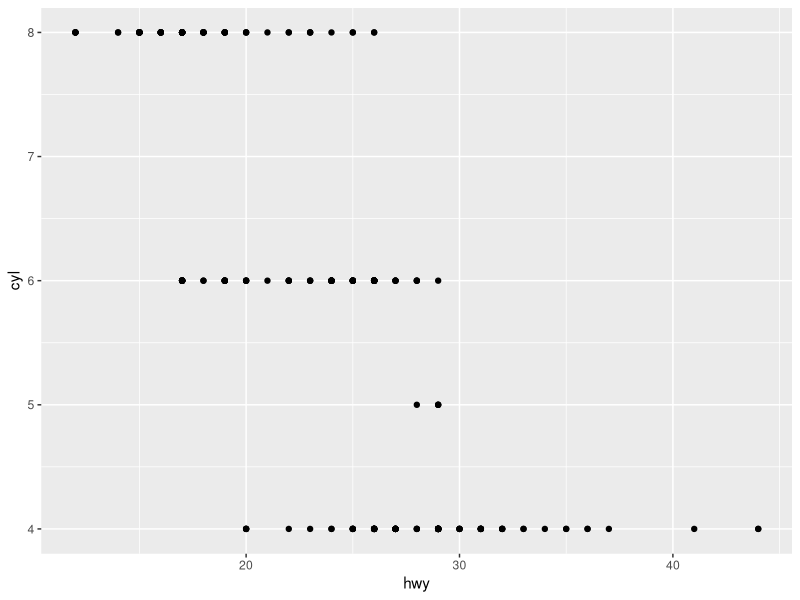
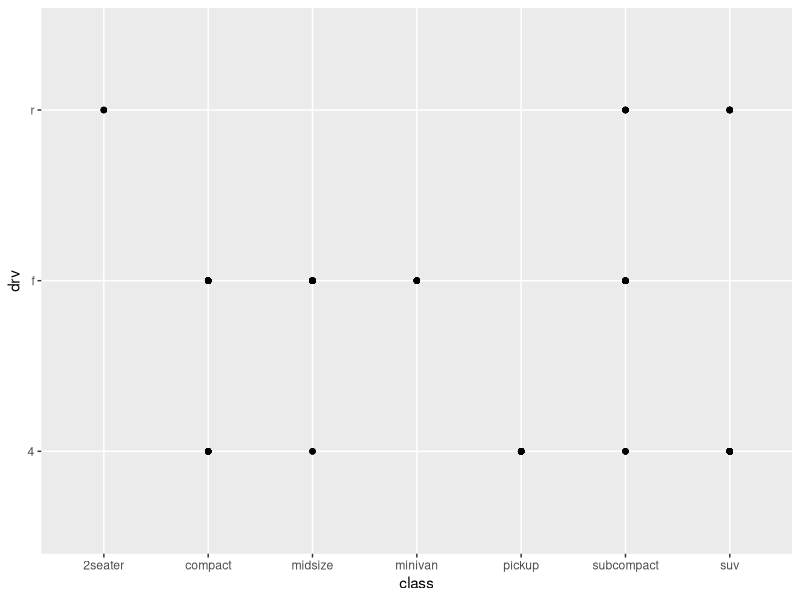
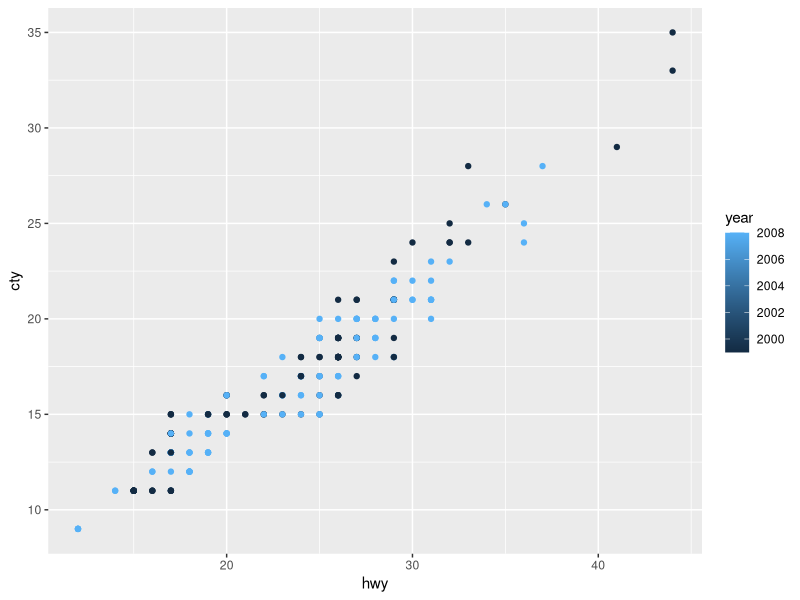
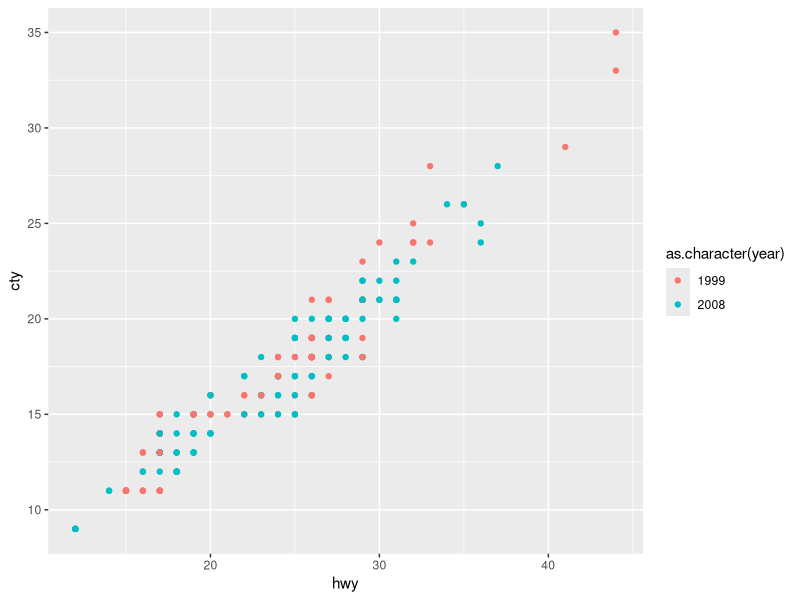
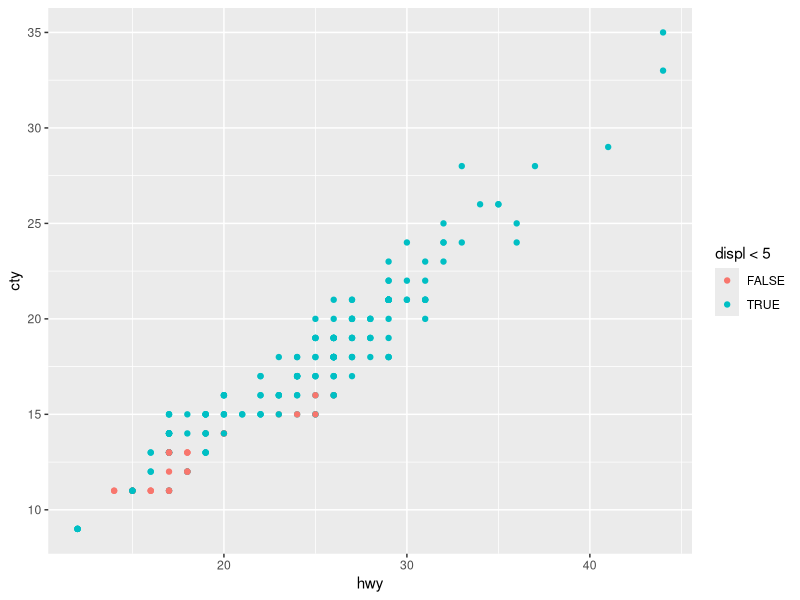
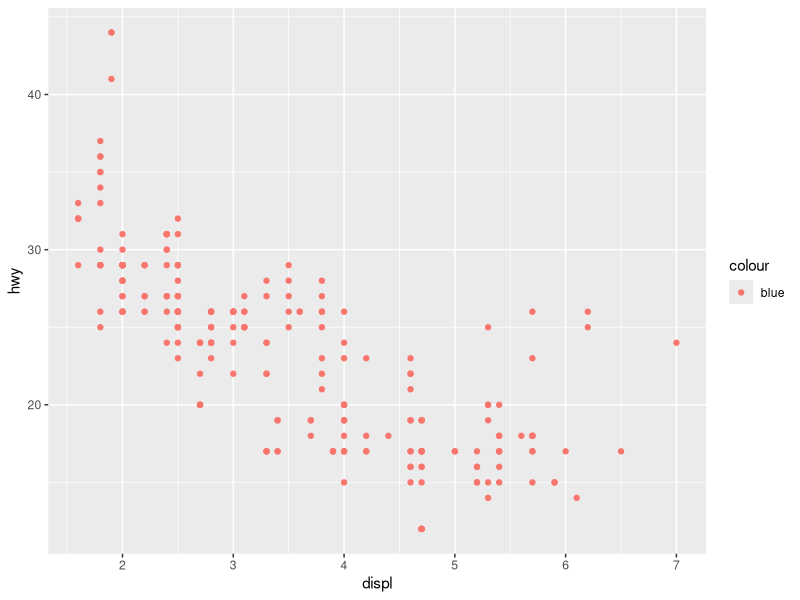
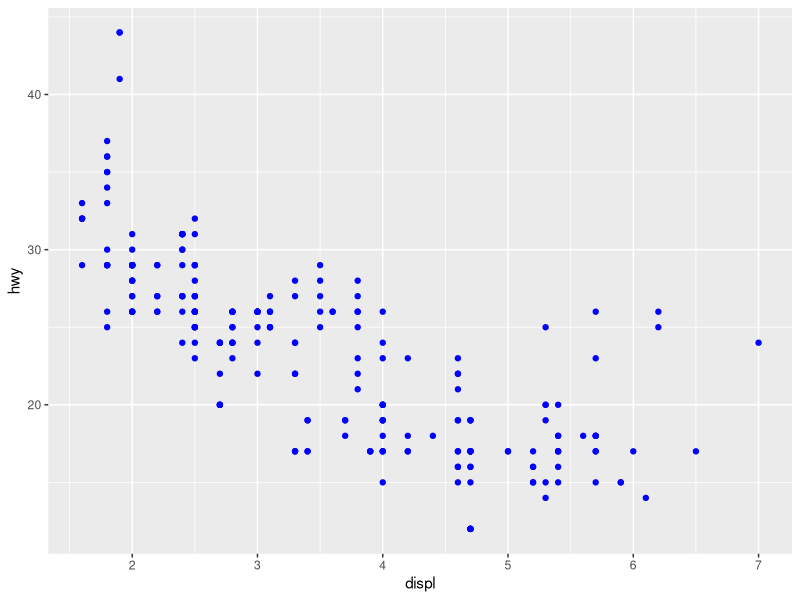
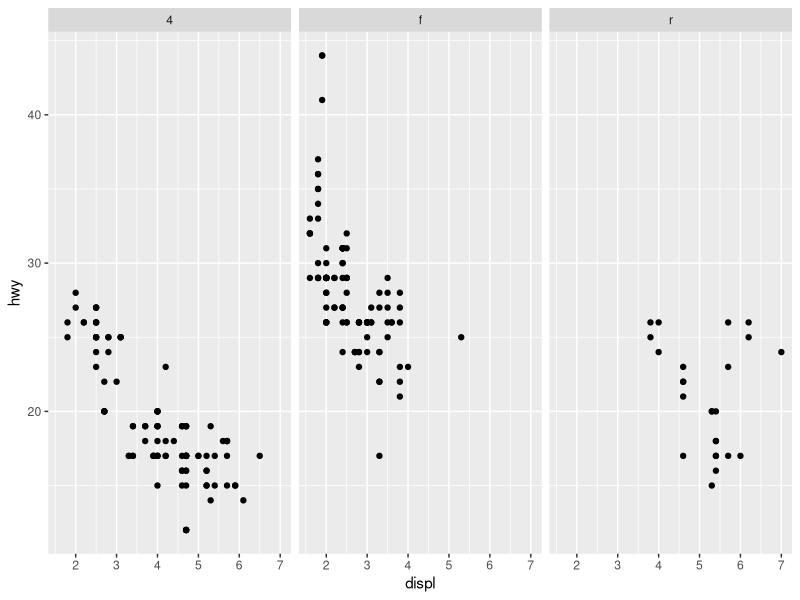

Reproduce these figures in R, in order.
## ---- chunk 1
knitr::opts_chunk$set(echo = TRUE)
## ---- chunk 2
library(tidyverse)
## ---- chunk 3
install.packages(setdiff(c("ggplot2", "Rcpp"), rownames(installed.packages())))
unavailable <- setdiff(c("ggplot2", "Rcpp"), rownames(installed.packages()))
install.packages(unavailable)
## ---- chunk 4
data("mpg")
nrow(mpg);ncol(mpg)
rownames(mpg);colnames(mpg)
## ---- chunk 5
ggplot(data = mpg) + 
  geom_point(mapping = aes(x = hwy, y = cyl))
## ---- chunk 6
ggplot(data = mpg) + 
  geom_point(mapping = aes(x = class, y = drv))
## ---- chunk 7
print(mpg)
## ---- chunk 8
ggplot(data = mpg) +
  geom_point(mapping = aes(x=hwy, y=cty, color=year))
ggplot(data = mpg) +
  geom_point(mapping = aes(x = hwy, y = cty, color = as.character(year)))
## ---- chunk 9
ggplot(data = mpg) +
  geom_point(mapping = aes(x=hwy, y=cty, color = displ < 5))
## ---- chunk 10
ggplot(data = mpg) +
geom_point(mapping = aes(x = displ, y = hwy, color = "blue"))
## ---- chunk 11
ggplot(data = mpg) + 
  geom_point(mapping = aes(x = displ, y = hwy), color = "blue")
## ---- chunk 12
ggplot(data = mpg) +
geom_point(mapping = aes(x = displ, y = hwy)) + facet_grid(cols = vars(drv))
ggplot(data = mpg) +
geom_point(mapping = aes(x = displ, y = hwy)) + facet_grid(rows = vars(year))
ggplot(data = mpg) +
geom_point(mapping = aes(x = displ, y = hwy)) + facet_grid(rows = vars(year), cols = vars(drv))
## ---- chunk 13
ggplot(data = mpg) +
  geom_point(mapping = aes(x = class, y = hwy, color = class)) + facet_grid(rows = vars(year))
## ---- chunk 14
q <- ggplot(data = mpg) +
  geom_point(mapping = aes(x = class, y = hwy, color = class)) + facet_grid(rows = vars(year))
q + theme(axis.text.x = element_text(angle = 45, vjust = 1, hjust=1))
## ---- chunk 15
ggplot(data = mpg) +
geom_point(mapping = aes(x = displ, y = hwy, shape = manufacturer)) + facet_grid(rows = vars(year), cols = vars(drv))
## ---- chunk 16
ggplot(data = mpg, mapping = aes(x = displ, y = hwy)) + geom_point() +
geom_smooth(se=FALSE)

ggplot() +
geom_point(data = mpg, mapping = aes(x = displ, y = hwy)) + geom_smooth(data = mpg, mapping = aes(x = displ, y = hwy), se=FALSE)
## ---- chunk 17
ggplot(data = mpg, mapping = aes(x = displ, y = cty)) + 
  geom_point(mapping = aes(color = drv)) + 
  geom_smooth(se=FALSE)
## ---- chunk 18
ggplot(data = mpg, mapping = aes(x = displ, y = cty)) + 
  geom_point(mapping = aes(color = drv)) + 
  geom_smooth(se=FALSE, color = "black") + 
  labs(title = "Connection between city gas mileage and car characteristics", x = "engine displacement(liters)", y = "city miles per gallon(mpg)") + 
  theme(legend.position = "none") 
## ---- chunk 19
ggplot(data=mpg, aes(x=hwy)) + geom_bar()
ggplot(data=mpg, aes(x=hwy)) + stat_count()
## ---- chunk 20
ggplot(data = diamonds) +
geom_bar(mapping = aes(x = cut, y = ..prop..))

ggplot(diamonds) +
geom_bar(aes(x = cut, y = ..prop.., group = 1))
## ---- chunk 21
ggplot(data = mpg, mapping = aes(x = cty, y = hwy)) + geom_point()
## ---- chunk 22
ggplot(mpg) + 
geom_jitter(mapping = aes(x = cty, y = hwy))
ggplot(mpg) + 
geom_count(mapping = aes(x = cty, y = hwy))
## ---- chunk 23
ggplot(data = mpg, mapping = aes(x = cty, y = hwy)) + geom_point() + geom_abline() + coord_fixed()
